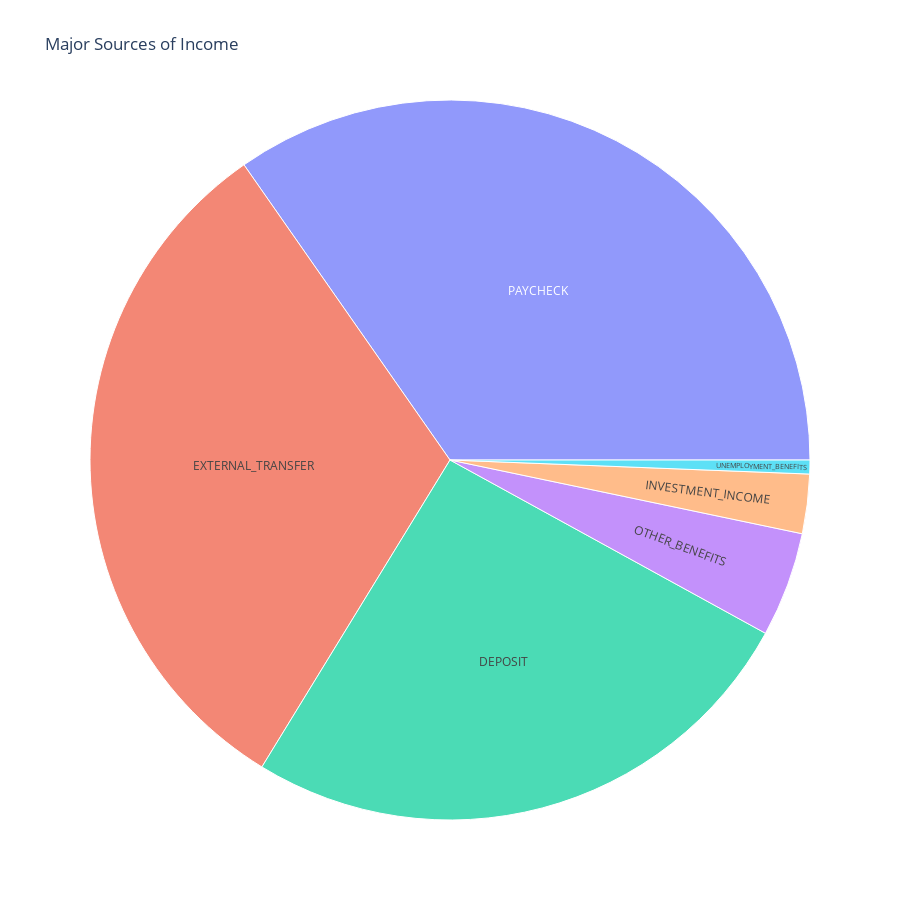

Source (notebook cell):
### Code cell
sunburst_income = px.sunburst(
    inflows_rel,
    path=["category"], 
    values="amount",
    title="Major Sources of Income",
    width=900, height=900
)

sunburst_income.write_html('../result/sunburst_income_sources.html')
fig.show()

### Figure 1 — Plotly figure (JSON) as saved in the notebook; plotly's stock layout.template omitted (floating-point values rounded to 4 significant figures)
{"data": [{"branchvalues": "total", "domain": {"x": [0, 1], "y": [0, 1]}, "hovertemplate": "labels=%{label}<br>amount=%{value}<br>parent=%{parent}<br>id=%{id}<extra></extra>", "ids": ["DEPOSIT", "EXTERNAL_TRANSFER", "INVESTMENT_INCOME", "OTHER_BENEFITS", "PAYCHECK", "UNEMPLOYMENT_BENEFITS"], "labels": ["DEPOSIT", "EXTERNAL_TRANSFER", "INVESTMENT_INCOME", "OTHER_BENEFITS", "PAYCHECK", "UNEMPLOYMENT_BENEFITS"], "name": "", "parents": ["", "", "", "", "", ""], "type": "sunburst", "values": [66600000.0, 81590000.0, 6887000.0, 12180000.0, 89720000.0, 1610000.0]}], "layout": {"height": 900, "legend": {"tracegroupgap": 0}, "title": {"text": "Major Sources of Income"}, "width": 900}}
